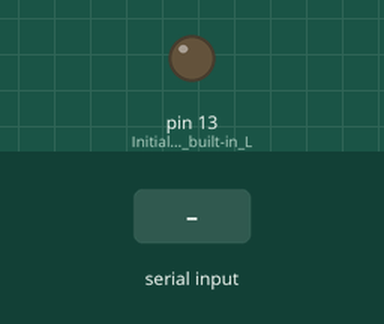
Bench run of a sketch on a simulated Arduino Uno, built with avr-gcc and run on an emulated ATmega328P. On the bench: output pins drawn as LEDs (lit = HIGH). The inputs (shaded band) are chosen by the test bench.

Above: at 1.2 s.
1.3 s: "T" received over Serial
At 2.1 s:
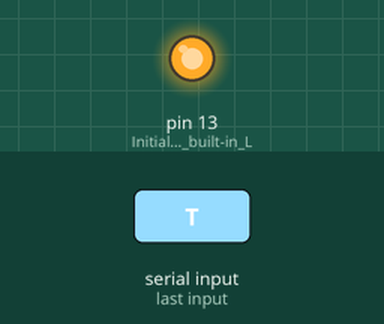
2.8 s: "M" received over Serial
At 3.2 s:
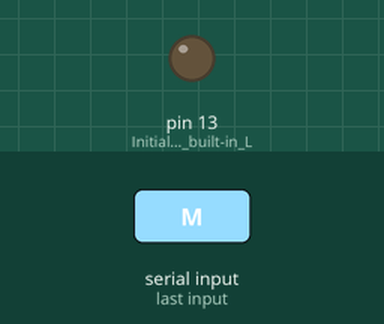
Timing chart, 0 to 5.8 s (numbered marks = the images above; inputs shaded):
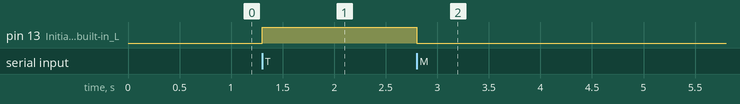

Measured:
- after the input at 1.3 s, pin 13 (Initialize_the_built-in_L): LOW → HIGH at once
- after the input at 2.8 s, pin 13 (Initialize_the_built-in_L): HIGH → LOW at once

The sketch:

MehSerial01.ino
```cpp
void setup() {
  pinMode(LED_BUILTIN, OUTPUT); // Initialize the built-in LED pin as an output
  Serial.begin(9600); // Initialize Serial communication at 9600 baud rate
}

void loop() {
  if (Serial.available() > 0) { // Check if data is available to read from the Serial port
    char receivedChar = Serial.read(); // Read the incoming byte

    if (receivedChar == 'T') {
      digitalWrite(LED_BUILTIN, HIGH); // Turn on the LED
    } else if (receivedChar == 'M') {
      digitalWrite(LED_BUILTIN, LOW); // Turn off the LED
    }
  }
}
```
